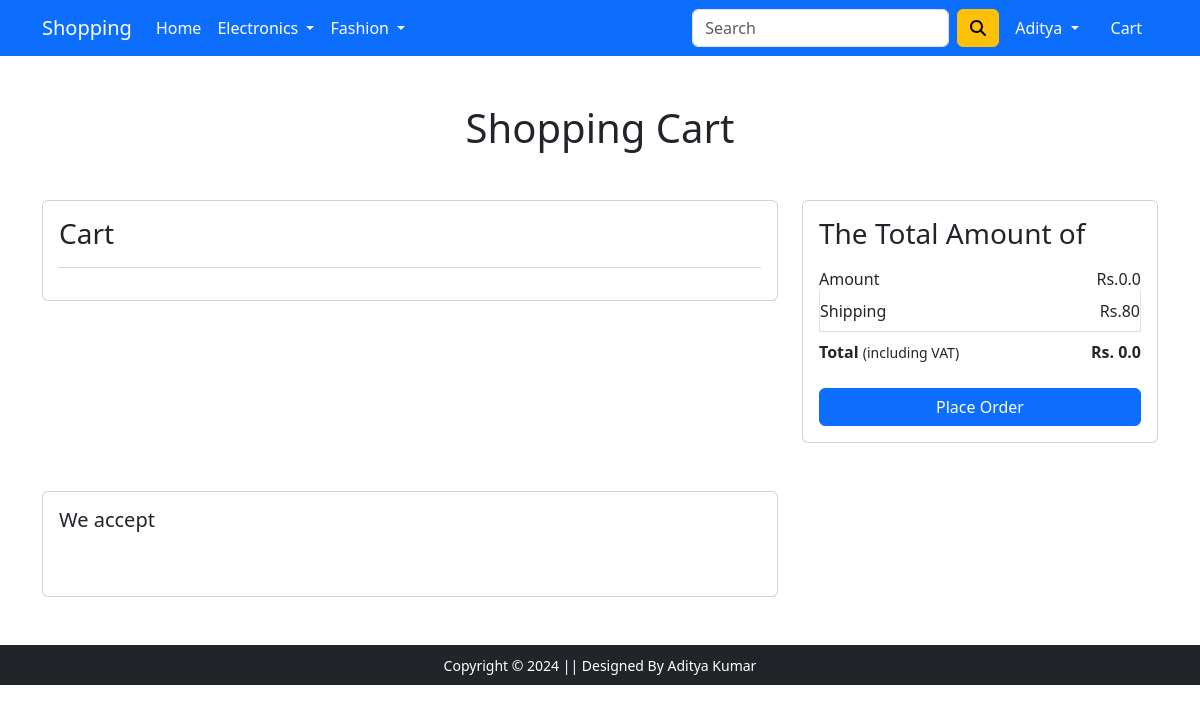
The app's page /cart/ (signed in), older data.
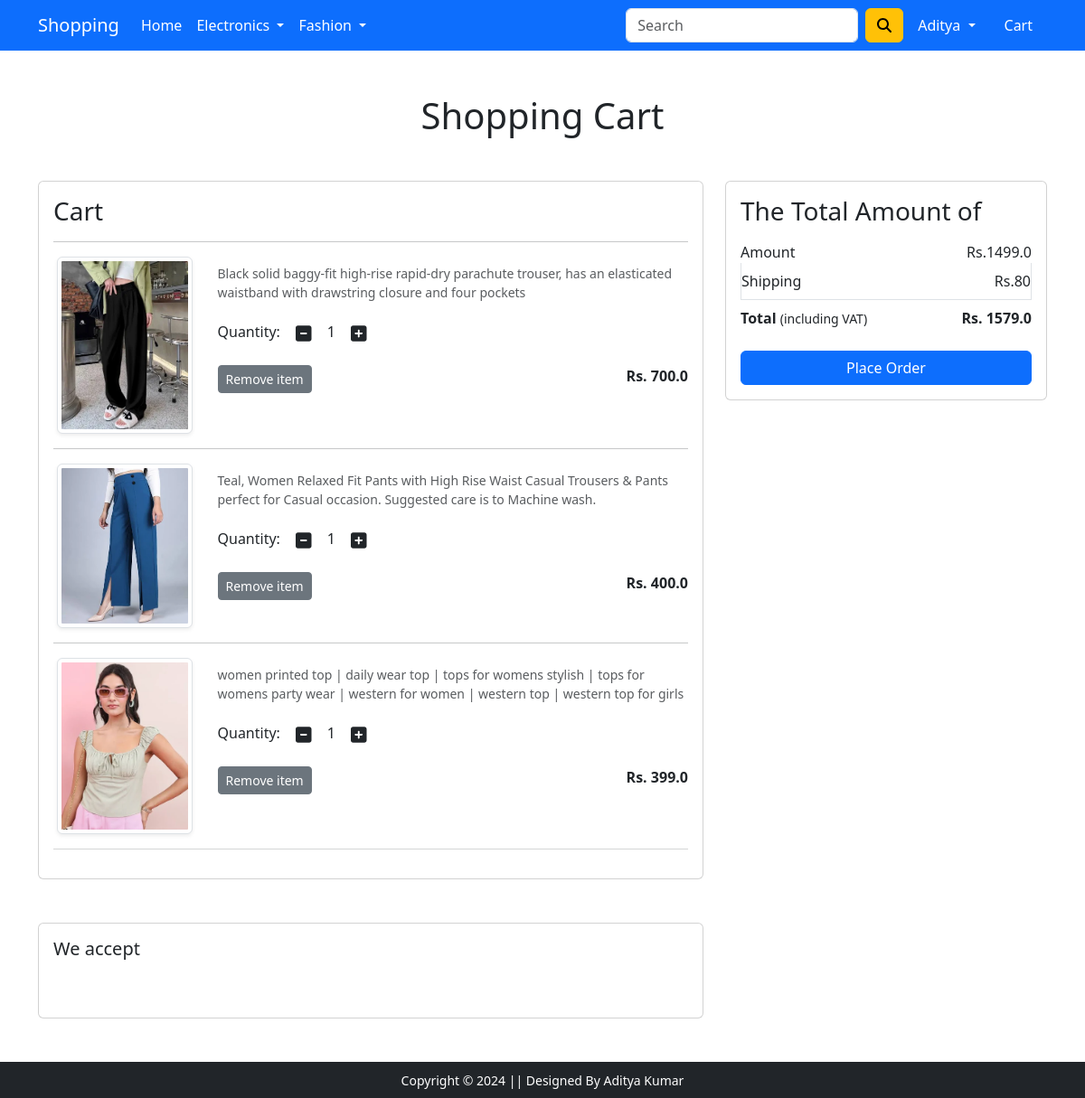
The same page, newer data.
### app/models.py (models this page shows, shortened)
class Cart(models.Model):
    user= models.ForeignKey(User, on_delete=models.CASCADE)
    product =  models.ForeignKey(Product, on_delete=models.CASCADE)
    quantity = models.PositiveIntegerField(default=1)
    def __str__(self) -> str:
        return str(self.id)

class Product(models.Model):
    titel =models.CharField(max_length=100)
    selling_price=models.FloatField()
    discounted_price=models.FloatField()
    description=models.TextField()
    brand=models.CharField(max_length=100)
    category = models.CharField(choices=CATEGORY_CHOICES,max_length=2)
    product_image=models.ImageField(upload_to='productimg')

### app/views.py (the view)
# urls.py: path('cart/', show_cart, name='showcart'),
def show_cart(request):
    if request.user.is_authenticated:
        user = request.user
        cart = Cart.objects.filter(user=user)
        print("Cart Items:", cart)  # Debug print
        amount = 0.0
        shipping_amount = 80.0
        totalamount = 0.0
        cart_product = [p for p in Cart.objects.all() if p.user == user]
        print("Cart Products:", cart_product)  # Debug print
        if cart_product:
            for p in cart_product:
                tempamount = p.quantity * p.product.discounted_price
                amount += tempamount
            totalamount = amount + shipping_amount
        return render(request, 'app/addtocart.html', {'carts': cart, 'totalamount': totalamount, 'amount': amount})
    else:
        return redirect('/login')

### app/templates/app/addtocart.html (shortened to what this page needs)
{% extends 'app/base.html' %}
{% load static %}
{% block main-content %}
<div class="container my-5">
 <div class="row">
  <h1 class="text-center mb-5">Shopping Cart</h1>
  <div class="col-sm-8">
  <div class="card">
   <div class="card-body">
    <h3>Cart</h3>
    {% for cart in carts %}
    <hr>
    <div class="row">
     <div class="col-sm-3 text-center align-self-center">
       <img src="{{ cart.product.product_image.url }}" alt="" class="img-fluid img-thumbnail shadow-sm" height="150" width="150">
     </div>
     <div class="col-sm-9">
      <div>
       <p class="mb-2 text-muted small">{{ cart.product.description }}</p>
       <div class="my-3">
        <label for="quantity">Quantity:</label>
        <a class="minus-cart btn"><i class="fas fa-minus-square fa-lg"></i></a>
        <span id="quantity">{{ cart.quantity }}</span>
        <a class="plus-cart btn"><i class="fas fa-plus-square fa-lg"></i></a>
       </div>
       <div class="d-flex justify-content-between">
        <a href="#" class="btn btn-sm btn-secondary mr-3">Remove item</a>
        <p class="mb-0"><span><strong>Rs. {{ cart.product.discounted_price }}</strong></span></p>
       </div>
      </div>
     </div>
    </div>
    {% endfor %}
    <hr class="text-muted">
   </div>
   </div>
  </div>
  <div class="col-sm-4">
   <div class="card">
    <div class="card-body">
      <h3>The Total Amount of</h3>
      <ul class="list-group">
       <li class="list-group-item d-flex justify-content-between align-items-center border-0 px-0 pb-0">Amount<span>Rs.{{ amount }}</span></li>
       <li class="list-group-item d-flex justify-content-between align-items-center px-0">Shipping<span>Rs.80</span></li>
       <li class="list-group-item d-flex justify-content-between align-items-center border-0 px-0 mb-3">
        <div>
           <strong>Total</strong> <small>(including VAT)</small>
         </div>
         <span><strong>Rs. {{ totalamount }}</strong></span>
       </li>
      </ul>
      <div class="d-grid"><a href="{% url 'checkout' %}" class="btn btn-primary">Place Order</a></div>
    </div>
   </div>
  </div>
 </div>
</div>
<div class="container">
 <div class="row">
  <div class="col-sm-8">
   <div class="card">
    <div class="card-body">
      <h5 class="mb-4">We accept</h5>
    </div>
  </div>
  </div>
 </div>
</div>
{% endblock main-content %}

### app/templates/app/base.html (shortened to what this page needs)
<!doctype html>
{% load static %}
<html lang="en">
<head>
    <link href="https://cdn.jsdelivr.net/npm/bootstrap@5.3.3/dist/css/bootstrap.min.css" rel="stylesheet">
    <link rel="stylesheet" href="{% static 'app/css/owl.carousel.min.css' %}">
    <link rel="stylesheet" href="https://cdnjs.cloudflare.com/ajax/libs/font-awesome/6.0.0-beta3/css/all.min.css">
    <link rel="stylesheet" href="{% static 'app/css/style.css' %}">
</head>
<body>
    <nav class="navbar navbar-expand-lg navbar-dark bg-primary">
        <div class="container">
            <a class="navbar-brand" href="/">Shopping</a>
            <div class="collapse navbar-collapse" id="navbarSupportedContent">
                <ul class="navbar-nav me-auto mb-2 mb-lg-0">
                    <li class="nav-item">
                        <a class="nav-link active" aria-current="page" href="/">Home</a>
                    </li>
                    <li class="nav-item dropdown">
                        <a class="nav-link dropdown-toggle text-white" href="#" id="electronicsDropdown" role="button" data-bs-toggle="dropdown" aria-expanded="false">
                            Electronics
                        </a>
                    </li>
                    <li class="nav-item dropdown">
                        <a class="nav-link dropdown-toggle text-white" href="#" id="fashionDropdown" role="button" data-bs-toggle="dropdown" aria-expanded="false">
                            Fashion
                        </a>
                    </li>
                </ul>
                <form class="d-flex">
                    <input class="form-control me-2" type="search" placeholder="Search" aria-label="Search">
                    <button class="btn btn-warning" type="submit"><i class="fa-solid fa-magnifying-glass"></i></button>
                </form>
                <div>
                    <ul class="navbar-nav me-auto mb-2 mb-lg-0">
                        {% if request.user.is_authenticated %}
                            <li class="nav-item dropdown mx-2">
                                <a class="nav-link dropdown-toggle text-white" href="#" id="profileDropdown" role="button" data-bs-toggle="dropdown" aria-expanded="false">
                                    <span class='text-capitalize'>{{request.user}}</span>
                                </a>
                            </li>
                            <li class="nav-item mx-2">
                                <a href="{% url 'showcart' %}" class="nav-link text-white"> Cart</a>
                            </li>
                        {% endif %}
                    </ul>
                </div>
            </div>
        </div>
    </nav>
    {% block main-content %}{% endblock main-content %}
    <footer class="container-fluid bg-dark text-center p-2 mt-5">
        <small class="text-white">Copyright &copy; 2024 || Designed By Aditya Kumar</small>
    </footer>
</body>
</html>

Row changes from the older to the newer data that the page shows:
added Cart: product.product_image (picture), product.description "Black solid baggy-fit high-rise rapid-dry parachute trouser, has an elasticated waistband with drawstring closure and four pockets", quantity "1", product.discounted_price "700.0"
added Cart: product.product_image (picture), product.description "Teal, Women Relaxed Fit Pants with High Rise Waist Casual Trousers & Pants perfect for Casual occasion. Suggested care is to Machine wash.", quantity "1", product.discounted_price "400.0"
added Cart: product.product_image (picture), product.description "women printed top | daily wear top | tops for womens stylish | tops for womens party wear | western for women | western top | western top for girls", quantity "1", product.discounted_price "399.0"
Text that changed along with them:
{{ amount }}: "0.0" → "1499.0"
{{ totalamount }}: "0.0" → "1579.0"
